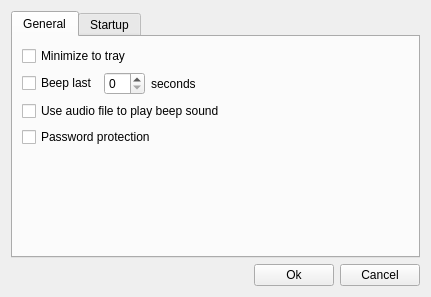
<?xml version="1.0" encoding="UTF-8"?>
<ui version="4.0">
 <class>SettingsDialog</class>
 <widget class="QWidget" name="SettingsDialog">
  <property name="geometry">
   <rect>
    <x>0</x>
    <y>0</y>
    <width>431</width>
    <height>297</height>
   </rect>
  </property>
  <property name="windowTitle">
   <string>Settings</string>
  </property>
  <layout class="QVBoxLayout" name="verticalLayout">
   <item>
    <widget class="QTabWidget" name="tabWidget">
     <property name="currentIndex">
      <number>0</number>
     </property>
     <widget class="QWidget" name="tabGeneral">
      <attribute name="title">
       <string>General</string>
      </attribute>
      <layout class="QVBoxLayout" name="verticalLayout_2">
       <item>
        <widget class="QCheckBox" name="chbMinimizeToTray">
         <property name="text">
          <string>Minimize to tray</string>
         </property>
        </widget>
       </item>
       <item>
        <layout class="QHBoxLayout" name="horizontalLayout_2">
         <item>
          <widget class="QCheckBox" name="chbBeep">
           <property name="text">
            <string>Beep last</string>
           </property>
          </widget>
         </item>
         <item>
          <widget class="QSpinBox" name="spbBeep"/>
         </item>
         <item>
          <widget class="QLabel" name="label">
           <property name="text">
            <string>seconds</string>
           </property>
          </widget>
         </item>
         <item>
          <spacer name="horizontalSpacer_2">
           <property name="orientation">
            <enum>Qt::Horizontal</enum>
           </property>
           <property name="sizeHint" stdset="0">
            <size>
             <width>40</width>
             <height>20</height>
            </size>
           </property>
          </spacer>
         </item>
        </layout>
       </item>
       <item>
        <widget class="QCheckBox" name="chbAudioBeep">
         <property name="text">
          <string>Use audio file to play beep sound</string>
         </property>
        </widget>
       </item>
       <item>
        <widget class="QCheckBox" name="chbPassword">
         <property name="text">
          <string>Password protection</string>
         </property>
        </widget>
       </item>
       <item>
        <spacer name="verticalSpacer">
         <property name="orientation">
          <enum>Qt::Vertical</enum>
         </property>
         <property name="sizeHint" stdset="0">
          <size>
           <width>20</width>
           <height>74</height>
          </size>
         </property>
        </spacer>
       </item>
      </layout>
     </widget>
     <widget class="QWidget" name="tabStartup">
      <attribute name="title">
       <string>Startup</string>
      </attribute>
      <layout class="QVBoxLayout" name="verticalLayout_3">
       <item>
        <widget class="QCheckBox" name="chbStartup">
         <property name="text">
          <string>Run Hsiu-Ming's Timer on startup</string>
         </property>
        </widget>
       </item>
       <item>
        <widget class="QCheckBox" name="chbMinimizeOnStartup">
         <property name="text">
          <string>Minimize to tray on startup</string>
         </property>
        </widget>
       </item>
       <item>
        <widget class="QCheckBox" name="chbStartTimerOnStartup">
         <property name="text">
          <string>Start timer on startup</string>
         </property>
        </widget>
       </item>
       <item>
        <layout class="QHBoxLayout" name="horizontalLayout_3">
         <item>
          <spacer name="horizontalSpacer_3">
           <property name="orientation">
            <enum>Qt::Horizontal</enum>
           </property>
           <property name="sizeHint" stdset="0">
            <size>
             <width>40</width>
             <height>20</height>
            </size>
           </property>
          </spacer>
         </item>
         <item>
          <widget class="QSpinBox" name="spbStartupHour"/>
         </item>
         <item>
          <widget class="QLabel" name="label_2">
           <property name="text">
            <string>Hour</string>
           </property>
          </widget>
         </item>
         <item>
          <widget class="QSpinBox" name="spbStartupMinute">
           <property name="maximum">
            <number>999</number>
           </property>
          </widget>
         </item>
         <item>
          <widget class="QLabel" name="labelMinute">
           <property name="text">
            <string comment="minute">Min.</string>
           </property>
          </widget>
         </item>
         <item>
          <widget class="QSpinBox" name="spbStartupSecond">
           <property name="readOnly">
            <bool>false</bool>
           </property>
           <property name="maximum">
            <number>59</number>
           </property>
          </widget>
         </item>
         <item>
          <widget class="QLabel" name="labelSecond">
           <property name="text">
            <string comment="second">Sec.</string>
           </property>
          </widget>
         </item>
         <item>
          <spacer name="horizontalSpacer_4">
           <property name="orientation">
            <enum>Qt::Horizontal</enum>
           </property>
           <property name="sizeHint" stdset="0">
            <size>
             <width>40</width>
             <height>20</height>
            </size>
           </property>
          </spacer>
         </item>
        </layout>
       </item>
       <item>
        <spacer name="verticalSpacer_2">
         <property name="orientation">
          <enum>Qt::Vertical</enum>
         </property>
         <property name="sizeHint" stdset="0">
          <size>
           <width>20</width>
           <height>114</height>
          </size>
         </property>
        </spacer>
       </item>
      </layout>
     </widget>
    </widget>
   </item>
   <item>
    <layout class="QHBoxLayout" name="horizontalLayout">
     <item>
      <spacer name="horizontalSpacer">
       <property name="orientation">
        <enum>Qt::Horizontal</enum>
       </property>
       <property name="sizeHint" stdset="0">
        <size>
         <width>40</width>
         <height>20</height>
        </size>
       </property>
      </spacer>
     </item>
     <item>
      <widget class="QPushButton" name="btnOk">
       <property name="text">
        <string>Ok</string>
       </property>
      </widget>
     </item>
     <item>
      <widget class="QPushButton" name="btnCancel">
       <property name="text">
        <string>Cancel</string>
       </property>
      </widget>
     </item>
    </layout>
   </item>
  </layout>
 </widget>
 <resources/>
 <connections>
  <connection>
   <sender>btnCancel</sender>
   <signal>clicked()</signal>
   <receiver>SettingsDialog</receiver>
   <slot>close()</slot>
   <hints>
    <hint type="sourcelabel">
     <x>236</x>
     <y>171</y>
    </hint>
    <hint type="destinationlabel">
     <x>153</x>
     <y>102</y>
    </hint>
   </hints>
  </connection>
  <connection>
   <sender>chbBeep</sender>
   <signal>clicked(bool)</signal>
   <receiver>chbAudioBeep</receiver>
   <slot>setEnabled(bool)</slot>
   <hints>
    <hint type="sourcelabel">
     <x>51</x>
     <y>47</y>
    </hint>
    <hint type="destinationlabel">
     <x>153</x>
     <y>77</y>
    </hint>
   </hints>
  </connection>
 </connections>
</ui>
